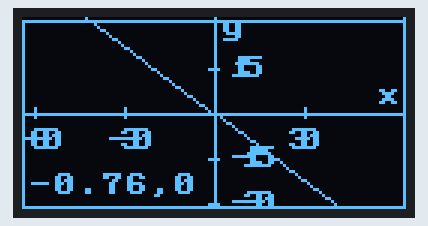
The program below on a simulated Raspberry Pi Pico running MicroPython. Shown: 128×64 one-colour display. Library files of the repository ran but are not shown: ssd1306.py. At 0.1 s the program stops and its outputs stay as they are.

Above: at 0.1 s.

The program:

ssd1306_plot_pravac.py
```python
from machine import Pin, I2C
import ssd1306
import utime

# Initialize I2C
i2c = I2C(0, scl=Pin(1), sda=Pin(0))

# Initialize OLED display
oled_width = 128
oled_height = 64
oled = ssd1306.SSD1306_I2C(oled_width, oled_height, i2c)

# Center coordinates
center_x = oled_width // 2
center_y = oled_height // 2

def draw_small_text(oled, text, x, y):
    for i, char in enumerate(text):
        oled.text(char, x + i * 4, y)

def plot_linear_function(oled, m, b):
    oled.fill(0)

    #Draw rectangle around screen
    oled.hline(1,1,127,1)
    oled.vline(127,0,127,63)
    oled.hline(1,63,127,63)
    oled.vline(0,1,63,1)

    # Draw x and y axes
    oled.hline(0, center_y, oled_width, 1)
    oled.vline(center_x, 0, oled_height, 1)

    # Add labels for x and y axes
    oled.text("x", oled_width - 10, center_y - 10)
    oled.text("y", center_x + 2, 0)

    # Add ticks and numbers on the x-axis
    for x in [-60, -30, 0, 30]:
        screen_x = center_x + x
        oled.vline(screen_x, center_y - 2, 4, 1)
        if x != 0:
            draw_small_text(oled, str(x), screen_x - 6, center_y + 5)

    # Add ticks and numbers on the y-axis
    for y in [-30, -15, 15]:
        screen_y = center_y - y
        oled.hline(center_x - 2, screen_y, 4, 1)
        draw_small_text(oled, str(y), center_x + 5, screen_y - 4)

    # Plot the linear function y = mx + b
    for x in range(-center_x, center_x):
        y = int(m * x + b)
        screen_x = center_x + x
        screen_y = center_y - y
        if 0 <= screen_x < oled_width and 0 <= screen_y < oled_height:
            oled.pixel(screen_x, screen_y, 1)
        if m>0:
            oled.text(f"{m},{b}", 2, 4)
        elif m<0:
            oled.text(f"{m},{b}", 2, 52)

    oled.show()

# Example: Plot y = 0.5x + 0
plot_linear_function(oled, -0.76, 0)
```
